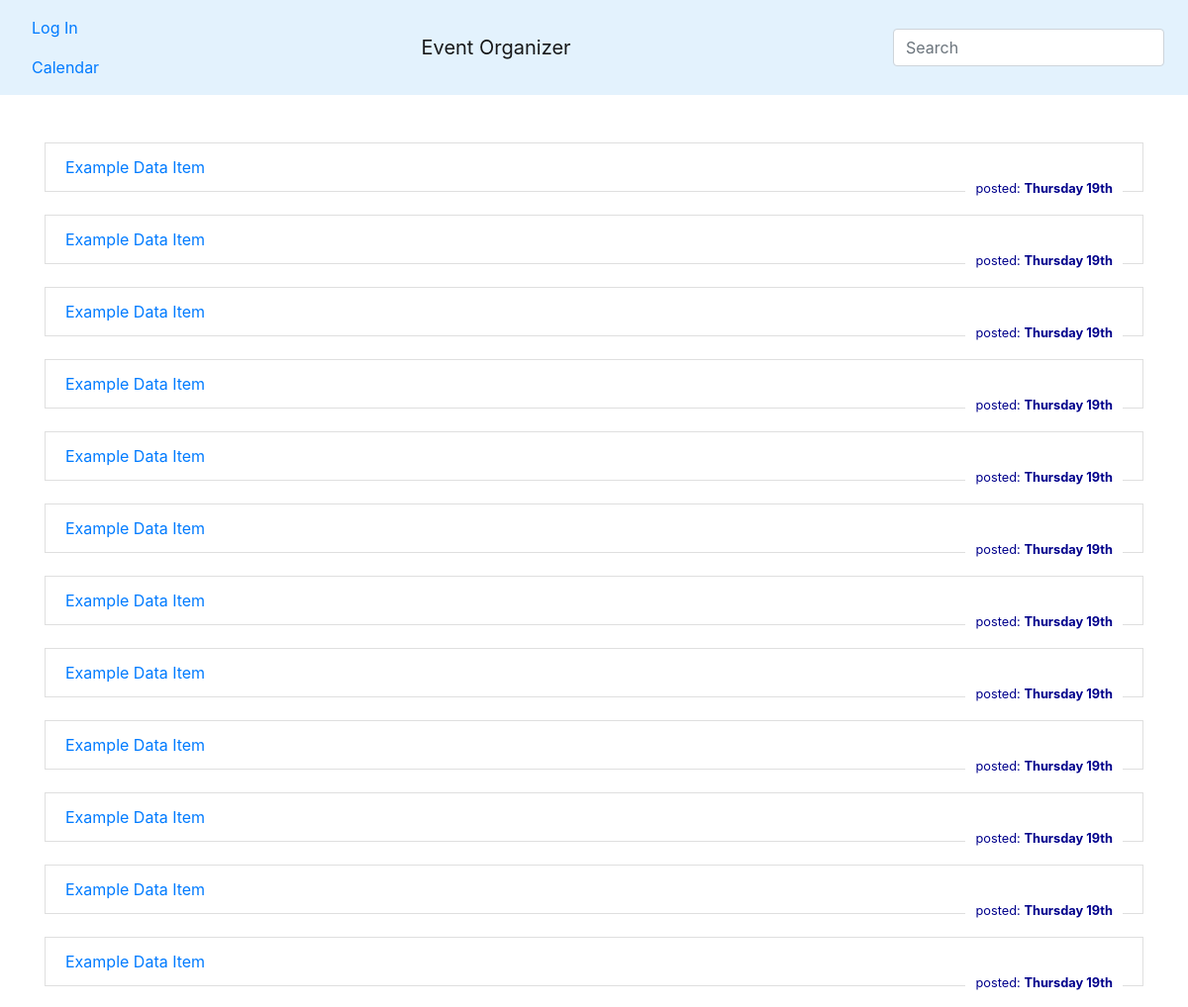
The app's page / (upper part), older data.
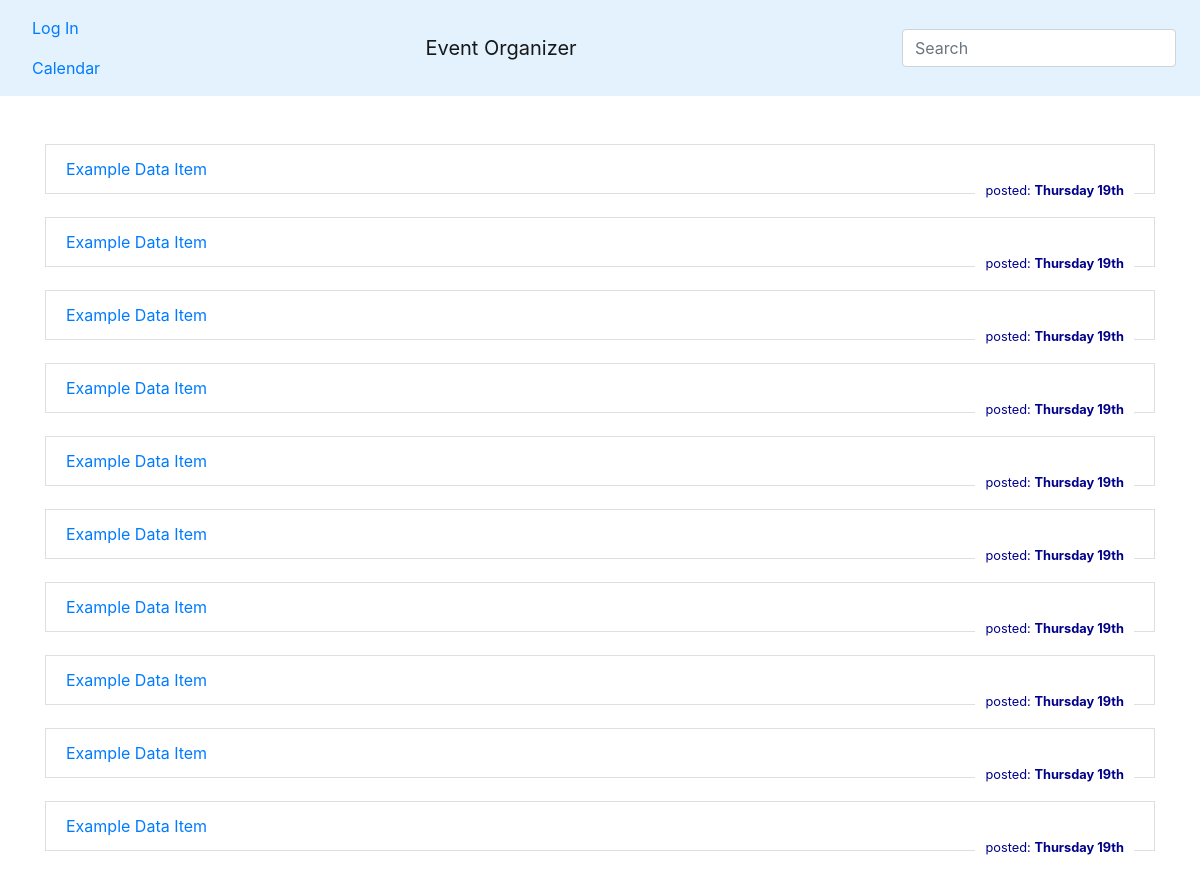
The same page, newer data.
### tables this page shows
CREATE TABLE `articles` (
  `article_id` int(11) NOT NULL,
  `article_title` varchar(255) NOT NULL,
  `article_content` text NOT NULL,
  `article_timestamp` int(11) NOT NULL
);

### includes/article.php (called while the page is built, shortened)
<?php
class Article{
	public function fetch_all(){
		global $pdo;
		$query = $pdo->prepare("SELECT * FROM articles");
		$query->execute();
		return $query->fetchAll();
	}
}
?>

### index.php (the view, shortened to what this page needs)
<?php
include_once('includes/connection.php');
include_once('includes/article.php');
$article = new Article();
$articles = $article->fetch_all();
?>
<html>
	<body>
		<nav class="navbar navbar-light" style="background-color: #e3f2fd;">
 			<ul class="nav">
			  <li class="nav-item">
			    <a class="nav-link " href="admin/admin.php">Log In</a>
				<a class="nav-link " href="admin/calendar.php">Calendar</a>
			  </li>
			</ul>
  			<a class="navbar-brand" href="index.php">Event Organizer</a>
 			<form class="form-inline">
    			<input class="form-control mr-sm-2" type="search" placeholder="Search" aria-label="Search">
  			</form>
		</nav>
		<div class="container">
			<br><br>
				<?php foreach ($articles as $article) {  ?>
					<li class="list-group-item">
						<a class="item-title" href="admin/article.php?id=<?php echo $article['article_id']; ?>"> <?php echo $article['article_title']; ?> </a>
						<br>
						<small class="item-date"> posted: <strong><?php echo date('l jS', $article['article_timestamp']);  ?> </strong></small>
					</li>
					<br>
			    <?php } ?>
			<br><br>
		</div>
	</body>
</html>

### assets/style.css (style rules this page uses)
.form-inline { margin-bottom: 0px !Important; }
.item-title { text-transform: capitalize; }
.item-date { float: right; text-align: right; background-color: white; padding: 0px 10px; color: darkblue; }

Row changes from the older to the newer data that the page shows:
removed articles: article_title "Example Data Item", article_timestamp "Thursday 19th"
removed articles: article_title "Example Data Item", article_timestamp "Thursday 19th"
